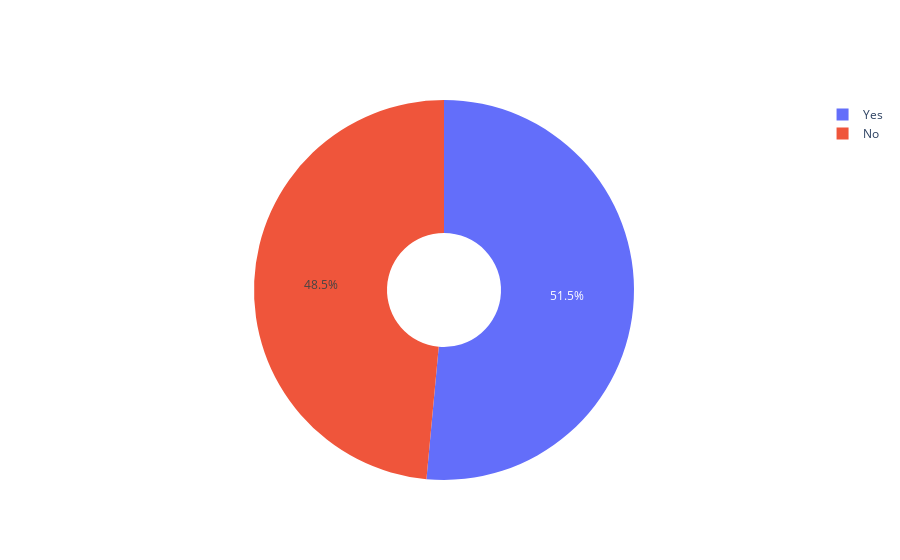

Here is the notebook cell this chart was saved with:
### Code cell
# tem=match_data['Toss&game win'].value_counts()
# labels=np.array(tem.index)
# plt.pie(temp,labels=labels,autopct='%1.1f%%',radius=1.3)

tem=match_data['Toss&game win'].value_counts()
labels=['Yes','No']
fig = go.Figure(data=[go.Pie(labels=labels,
                             values=tem,hole=.3)])

fig.show()

### Figure 1 — Plotly figure (JSON) as saved in the notebook; plotly's stock layout.template omitted (floating-point values rounded to 4 significant figures)
{"data": [{"hole": 0.3, "labels": ["Yes", "No"], "type": "pie", "values": [489, 461]}], "layout": {}}
